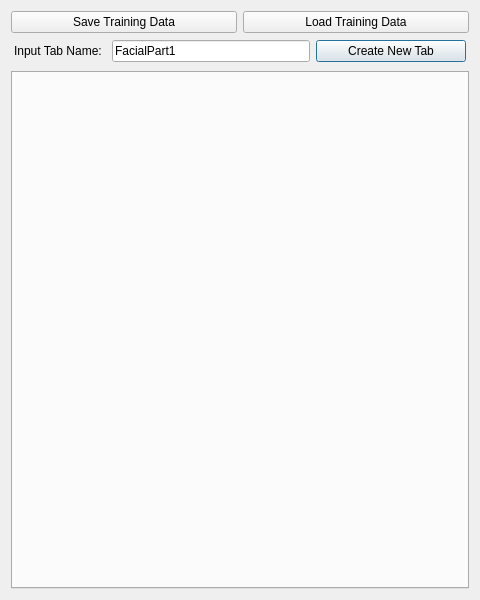
<?xml version="1.0" encoding="UTF-8"?>
<ui version="4.0">
 <class>Dialog</class>
 <widget class="QDialog" name="Dialog">
  <property name="geometry">
   <rect>
    <x>0</x>
    <y>0</y>
    <width>480</width>
    <height>600</height>
   </rect>
  </property>
  <property name="sizePolicy">
   <sizepolicy hsizetype="MinimumExpanding" vsizetype="MinimumExpanding">
    <horstretch>0</horstretch>
    <verstretch>0</verstretch>
   </sizepolicy>
  </property>
  <property name="minimumSize">
   <size>
    <width>480</width>
    <height>580</height>
   </size>
  </property>
  <property name="windowTitle">
   <string>Dialog</string>
  </property>
  <layout class="QGridLayout" name="gridLayout">
   <item row="7" column="0">
    <widget class="QTabWidget" name="tabWidget">
     <property name="contextMenuPolicy">
      <enum>Qt::CustomContextMenu</enum>
     </property>
     <property name="tabShape">
      <enum>QTabWidget::Triangular</enum>
     </property>
     <property name="currentIndex">
      <number>-1</number>
     </property>
    </widget>
   </item>
   <item row="1" column="0">
    <layout class="QHBoxLayout" name="horizontalLayout">
     <property name="leftMargin">
      <number>3</number>
     </property>
     <property name="topMargin">
      <number>1</number>
     </property>
     <property name="rightMargin">
      <number>3</number>
     </property>
     <property name="bottomMargin">
      <number>3</number>
     </property>
     <item>
      <widget class="QLabel" name="label">
       <property name="text">
        <string>Input Tab Name: </string>
       </property>
      </widget>
     </item>
     <item>
      <widget class="QLineEdit" name="ui_CharacterNameLE">
       <property name="text">
        <string>FacialPart1</string>
       </property>
      </widget>
     </item>
     <item>
      <widget class="QPushButton" name="ui_CreateNewTabBtn">
       <property name="sizePolicy">
        <sizepolicy hsizetype="Preferred" vsizetype="Fixed">
         <horstretch>0</horstretch>
         <verstretch>0</verstretch>
        </sizepolicy>
       </property>
       <property name="minimumSize">
        <size>
         <width>150</width>
         <height>0</height>
        </size>
       </property>
       <property name="text">
        <string>Create New Tab</string>
       </property>
      </widget>
     </item>
    </layout>
   </item>
   <item row="0" column="0">
    <layout class="QGridLayout" name="gridLayout_2">
     <item row="0" column="1">
      <widget class="QPushButton" name="ui_LoadTrainingDataBtn">
       <property name="text">
        <string>Load Training Data</string>
       </property>
      </widget>
     </item>
     <item row="0" column="0">
      <widget class="QPushButton" name="ui_SaveTrainingDataBtn">
       <property name="text">
        <string>Save Training Data</string>
       </property>
      </widget>
     </item>
    </layout>
   </item>
  </layout>
 </widget>
 <resources/>
 <connections/>
</ui>
